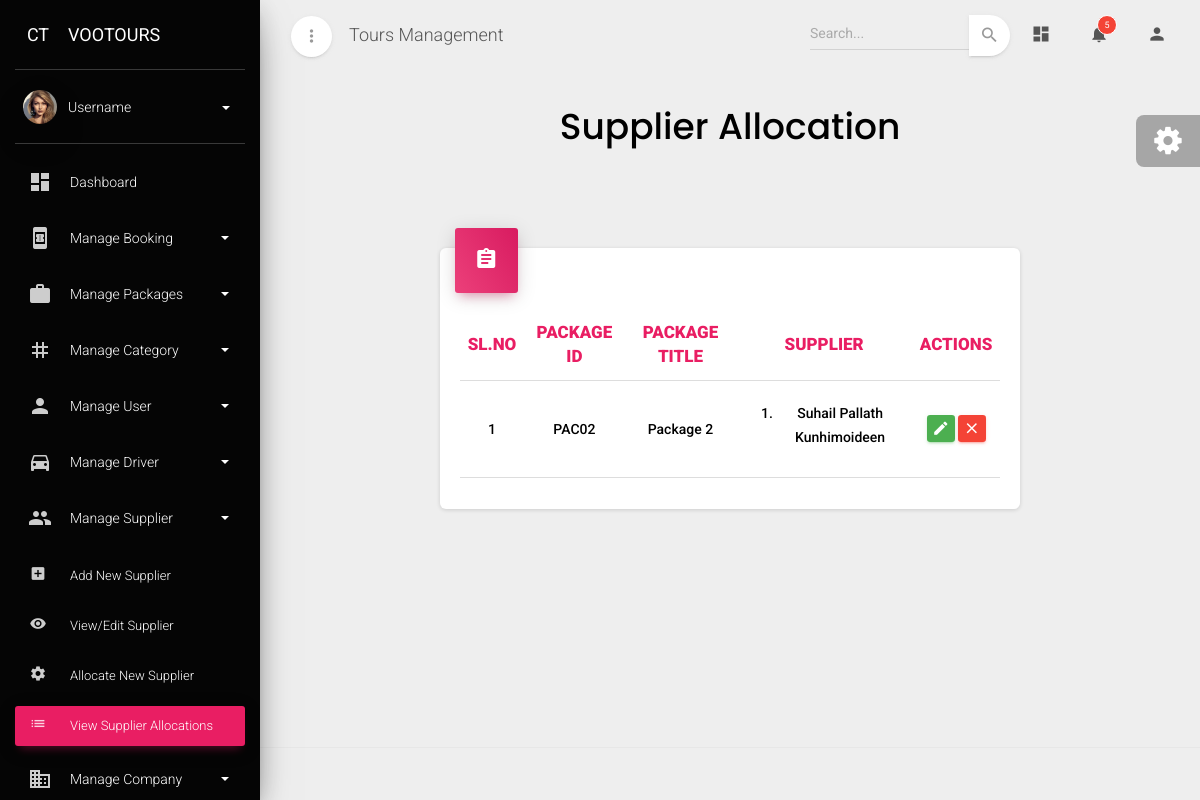
Page /suppierallocation on the earlier database version.
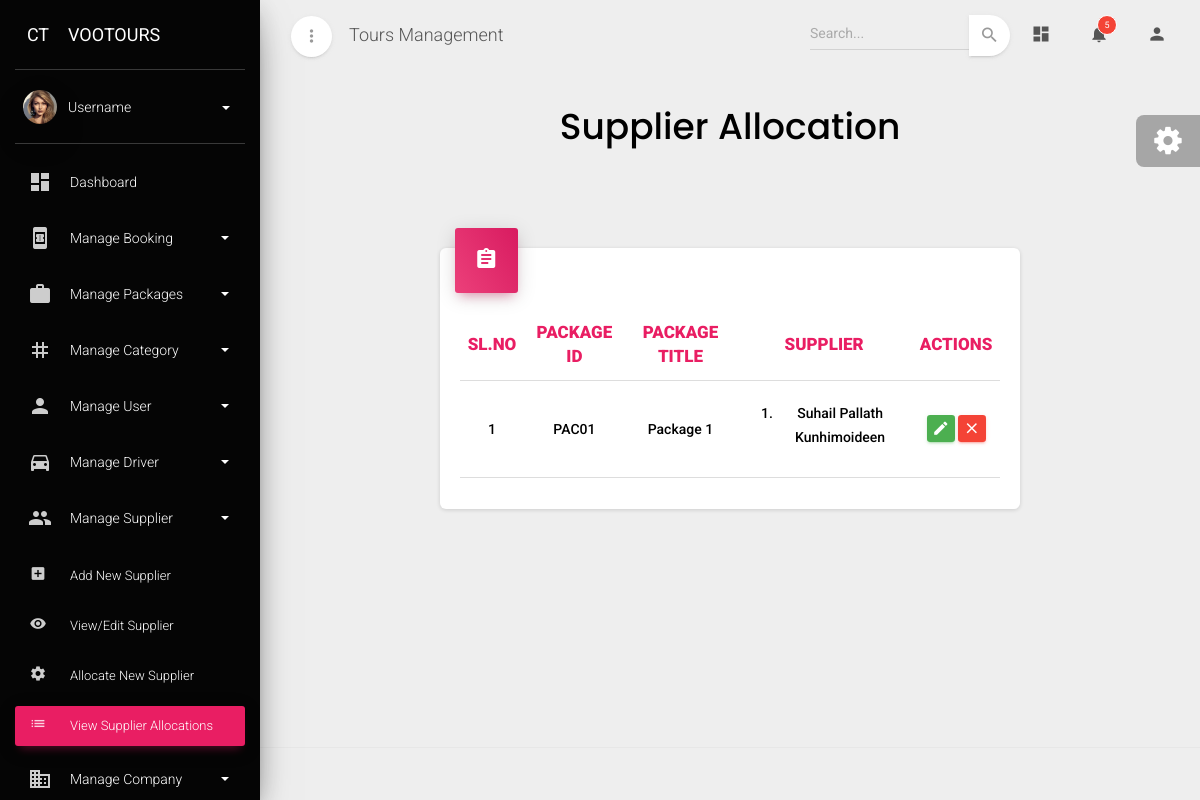
Same page on the later database version.
### admin_dashboard/models.py (models this page shows, shortened)
class Supplier_allocation(models.Model):
    package=models.ForeignKey(Package,on_delete=models.CASCADE)
    supplier=models.ManyToManyField(Supplier)

class Package(models.Model):
    transport_Choices=[
        ('Sharing','Sharing'),
        ('Private','Private'),
        ('Without Transfer','Without Transfer'),
        ('Tickets Only','Tickets Only')
    ]
    package_id=models.CharField(max_length=10,primary_key=True,editable=False)
    package_code=models.CharField(max_length=20)
    package_title=models.CharField(max_length=30)
    package_category=models.ForeignKey(Category,on_delete=models.CASCADE,to_field='category_id')
    package_city=models.CharField(max_length=30)
    web_id=models.CharField(max_length=200)
    web_sku=models.CharField(max_length=200)
    website_link=models.CharField(max_length=300)
    short_description=models.TextField(max_length=300)
    highlights=models.TextField(max_length=300)
    description=models.TextField(max_length=1000)
    inclusions=models.CharField(max_length=500)
    exclusions=models.CharField(max_length=500)
    transportation=models.CharField(choices=transport_Choices,max_length=30)
    language=models.ManyToManyField(Language)
    open_hours=models.CharField(max_length=30)
    sunday=models.BooleanField(default=True,blank=True,null=True)
    monday=models.BooleanField(default=True,blank=True,null=True)
    tuesday=models.BooleanField(default=True,blank=True,null=True)
    wednesday=models.BooleanField(default=True,blank=True,null=True)
    thursday=models.BooleanField(default=True,blank=True,null=True)
    friday=models.BooleanField(default=True,blank=True,null=True)
    saturday=models.BooleanField(default=True,blank=True,null=True)
    location=models.CharField(max_length=100)
    adult_rate=models.CharField(max_length=20)
    child_rate=models.CharField(max_length=20)
    infant_rate=models.CharField(max_length=20)
    adult_age=models.CharField(max_length=10)
    child_age=models.CharField(max_length=10)
    infant_age=models.CharField(max_length=10)
    status=models.ForeignKey(Status_type,on_delete=models.CASCADE)
    image_link=models.CharField(max_length=600)
    video_link=models.CharField(max_length=600)

class Supplier(models.Model):
    supplier_id=models.CharField(max_length=10,primary_key=True,editable=False)
    name=models.CharField(max_length=100)
    category=models.ForeignKey(Category,on_delete=models.CASCADE)
    supplier_type=models.ForeignKey(Supplier_type,on_delete=models.CASCADE)
    tl_number=models.PositiveIntegerField()
    vat_number=models.PositiveIntegerField()
    address1=models.CharField(max_length=100)
    city1=models.CharField(max_length=100)
    state1=models.CharField(max_length=100)
    country1=models.CharField(max_length=100)
    pincode1=models.PositiveIntegerField()
    phone1=models.PositiveIntegerField()
    address2=models.CharField(max_length=100,blank=True,null=True)
    city2=models.CharField(max_length=100,blank=True,null=True)
    state2=models.CharField(max_length=100,blank=True,null=True)
    country2=models.CharField(max_length=100,blank=True,null=True)
    pincode2=models.PositiveIntegerField(blank=True,null=True)
    phone2=models.PositiveIntegerField(blank=True,null=True)
    mobile=models.PositiveIntegerField()
    email=models.EmailField()
    trade_license=models.CharField(max_length=200)
    vat_certificate=models.CharField(max_length=200)
    account_name=models.CharField(max_length=200)
    bank_name=models.CharField(max_length=200)
    account_number=models.PositiveIntegerField()
    iban=models.CharField(max_length=200)
    swift=models.CharField(max_length=200)
    routing_number=models.PositiveIntegerField()
    branch=models.CharField(max_length=100)
    city=models.CharField(max_length=100)
    country=models.CharField(max_length=200)
    status=models.ForeignKey(Status_type,on_delete=models.CASCADE)

### admin_dashboard/views.py (the view)
# urls.py: path('suppierallocation',Supplier_allocation_view,name='supplier_allocation'),
def Supplier_allocation_view(request):
    data=Supplier_allocation.objects.all()
    form=Edit_allocate_supplier_form()
    return render(request,'supplierallocation.html',{'data':data,'form':form})

### admin_dashboard/forms.py
class Edit_allocate_supplier_form(forms.ModelForm):
    class Meta:
        model=Supplier_allocation
        fields=['package','supplier']
        widgets={
            'package':forms.TextInput(attrs={
                 'class': 'form-select bg-none border border-secondary',
                 'style': 'background-color: transparent; border-radius: 5px;',
                 'readonly': 'readonly',
            }),
            'supplier':forms.SelectMultiple(attrs={
                 'class': 'form-select bg-none border border-secondary',
                 'style': 'background-color: transparent; border-radius: 5px;'
            })
        }

### admin_dashboard/templates/supplierallocation.html (shortened to what the changed rows need)
{% extends "base.html" %} {% block content %}
<div class="content">
  <div class="container-fluid">
    <div class="row text-center">
      <h2
        class="font-weight-bold"
        style="font-family: poppins, serif; color: #000"
      >
        Supplier Allocation
      </h2>
    </div>
    <div class="row mt-2">
      <div class="mt-5">
        <div class="row" id="supplier-allocation-content">
          <div class="col-lg-8 col-md-12 col-md-12">
            <div class="card">
              <div class="card-body">
                <div class="table-responsive">
                  <table class="table">
                    <thead>
                      <tr>
                        <th
                          class="text-center text-rose"
                          style="font-weight: 900"
                        >
                          SL.NO
                        </th>
                        <th
                          class="text-center text-rose"
                          style="font-weight: 900"
                        >
                          PACKAGE ID
                        </th>
                        <th
                          class="text-center text-rose"
                          style="font-weight: 900"
                        >
                          PACKAGE TITLE
                        </th>
                        <th
                          class="text-center text-rose"
                          style="font-weight: 900"
                        >
                          SUPPLIER
                        </th>
                        <th
                          class="text-center text-rose"
                          style="font-weight: 900"
                        >
                          ACTIONS
                        </th>
                      </tr>
                    </thead>
                    <tbody>
                      {% for i in data %}
                      <tr>
                        <td class="text-center" style="font-weight: 500">
                          {{forloop.counter}}
                        </td>
                        <td
                          class="text-center text-capitalize"
                          style="font-weight: 500"
                        >
                          {{i.package.package_id}}
                        </td>
                        <td
                          class="text-center text-capitalize"
                          style="font-weight: 500"
                        >
                          {{i.package.package_title}}
                        </td>
                        <td
                          class="text-center text-capitalize"
                          style="font-weight: 500"
                        >
                          <ol class="mt-2">
                            {% for j in i.supplier.all %}
                            <li class="mt-1">{{j.name}}</li>
                            {% endfor %}
                          </ol>
                        </td>
                        <td class="td-actions text-center">
                          <button
                            type="button"
                            rel="tooltip"
                            class="btn btn-success"
                            data-toggle="modal"
                            data-target="#editModal{{i.id}}"
                            onclick="openEditModal({{i.id}})"
                          >
                            <i class="material-icons">edit</i>
                          </button>
                          <button
                            type="button"
                            rel="tooltip"
                            class="btn btn-danger"
                            data-toggle="modal"
                            data-target="#deleteModal{{i.id}}"
                            onclick="openDeleteModal({{i.id}})"
                          >
                            <i class="material-icons">close</i>
                          </button>
                        </td>
                      </tr>
                      {% endfor %}
                    </tbody>
                  </table>
                </div>
              </div>
            </div>
          </div>
        </div>
      </div>
    </div>
  </div>
</div>
{% endblock content %}

Differences in the rows shown:
removed Supplier_allocation: package.package_id "PAC02", package.package_title "Package 2", Supplier (name "Suhail Pallath Kunhimoideen")
added Supplier_allocation: package.package_id "PAC01", package.package_title "Package 1", Supplier (name "Suhail Pallath Kunhimoideen")
